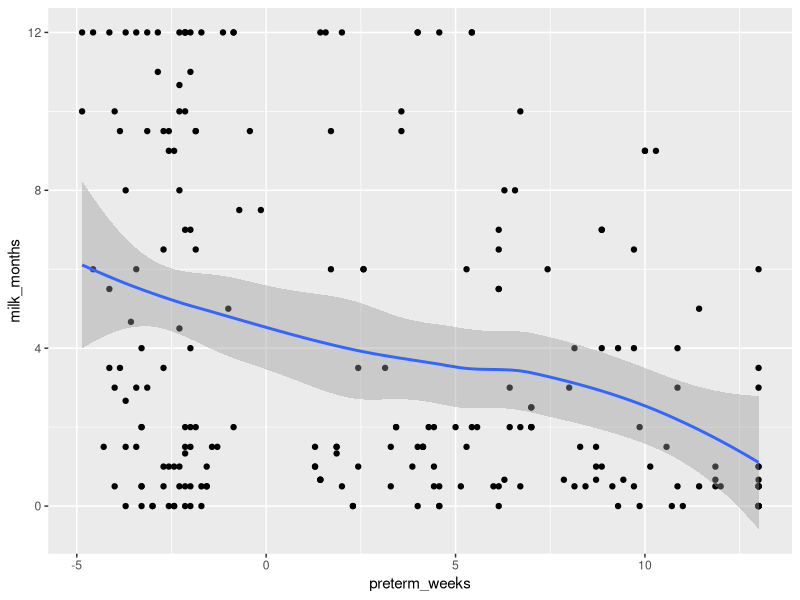
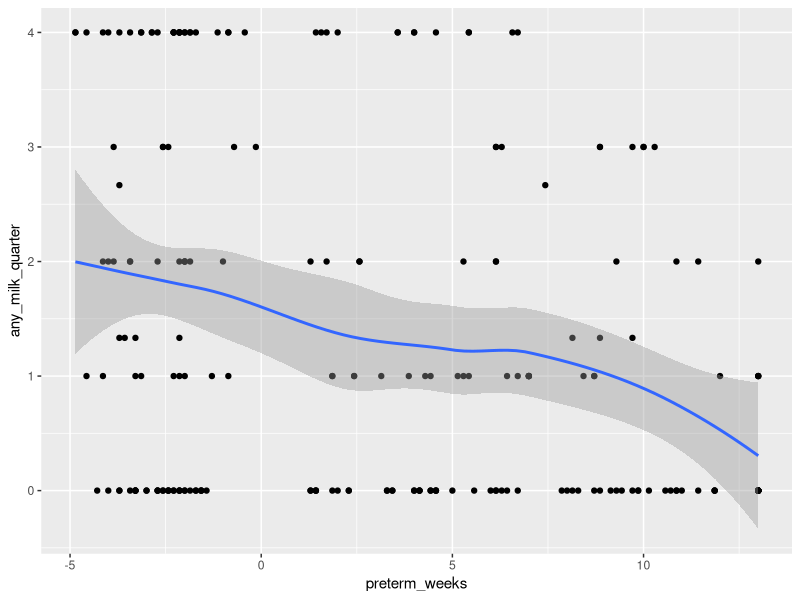

These figures' R source, in order:
## ---- chunk 1
knitr::opts_chunk$set(echo = TRUE)
library(tidyverse)
## ---- chunk 2
subject = read_csv('data/subject_covariates.csv') %>% mutate(ispreterm = preterm_weeks >= 0)

nabx_polish = read_csv('data/antibiotic_exposure.csv')
## ---- chunk 3
hospital_humilk = read_csv('data/milk_hospital.csv')
tab = table(hospital_humilk = hospital_humilk$hospital_humilk, ispreterm = hospital_humilk$ispreterm)
prop.table(tab, margin = 2)
## ---- chunk 4
milk = read_csv('data/milk_survey.csv')
milk = milk %>% rename(milk_months = `For how many months did baby receive breast milk for more than half of feedings`) 
milk = milk %>% mutate(milk_months = case_when(is.na(milk_months)~ '0', milk_months == 'Less than 1' ~ '0.5', TRUE ~ milk_months), milk_months = as.numeric(milk_months))

milk_sum = milk %>% group_by(Subject) %>% dplyr::summarize(months_surveyed = n()*3, milk_months = mean(milk_months/3, na.rm = TRUE)*12, any_milk_quarter = mean(`Did baby receive breast milk since last visit`=='Yes', na.rm = TRUE)*4)

milk_sum = left_join(milk_sum, subject)

## ---- chunk 5
#latex(summary( ispreterm ~ milk_months + any_milk_quarter, data = milk_sum, method = 'reverse', test = TRUE, prmsd = TRUE, continuous = 3))

ggplot(milk_sum, aes(x = preterm_weeks, y = milk_months)) + geom_point() + geom_smooth()

ggplot(milk_sum, aes(x = preterm_weeks, y = any_milk_quarter)) + geom_point() + geom_smooth()
